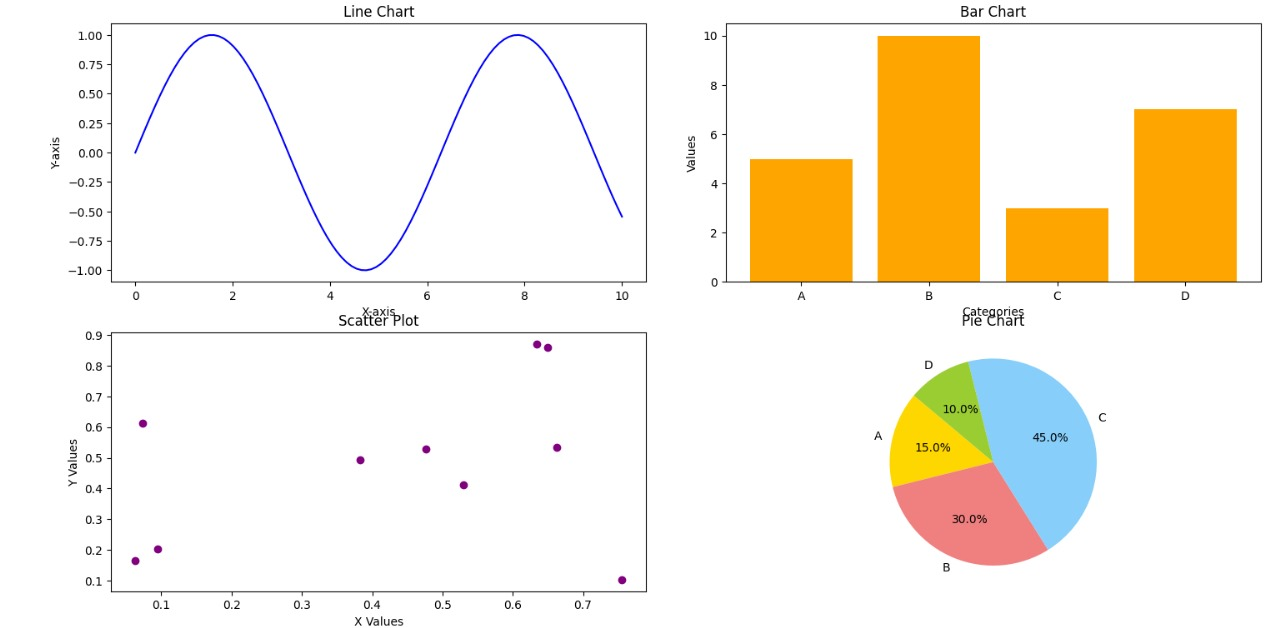

The script that drew this image:
import matplotlib.pyplot as plt
import numpy as np

# Sample data for the plots
x = np.linspace(0, 10, 100)
y_line = np.sin(x)
categories = ['A', 'B', 'C', 'D']
values = [15, 30, 45, 10]
colors = ['gold', 'lightcoral', 'lightskyblue', 'yellowgreen']
bar_categories = ['A', 'B', 'C', 'D']
bar_values = [5, 10, 3, 7]
scatter_x = np.random.rand(10)
scatter_y = np.random.rand(10)

# Create a 2x2 subplot layout
fig, axs = plt.subplots(2, 2, figsize=(10, 10))

# Plot a line chart in the first subplot
axs[0, 0].plot(x, y_line, color='blue')
axs[0, 0].set_title('Line Chart')
axs[0, 0].set_xlabel('X-axis')
axs[0, 0].set_ylabel('Y-axis')

# Plot a bar chart in the second subplot
axs[0, 1].bar(bar_categories, bar_values, color='orange')
axs[0, 1].set_title('Bar Chart')
axs[0, 1].set_xlabel('Categories')
axs[0, 1].set_ylabel('Values')

# Plot a scatter plot in the third subplot
axs[1, 0].scatter(scatter_x, scatter_y, color='purple')
axs[1, 0].set_title('Scatter Plot')
axs[1, 0].set_xlabel('X Values')
axs[1, 0].set_ylabel('Y Values')

# Plot a pie chart in the fourth subplot
axs[1, 1].pie(values, labels=categories, colors=colors, autopct='%1.1f%%', startangle=140)
axs[1, 1].set_title('Pie Chart')

# Adjust layout to prevent overlap
plt.tight_layout()

# Display the plot
plt.show()
